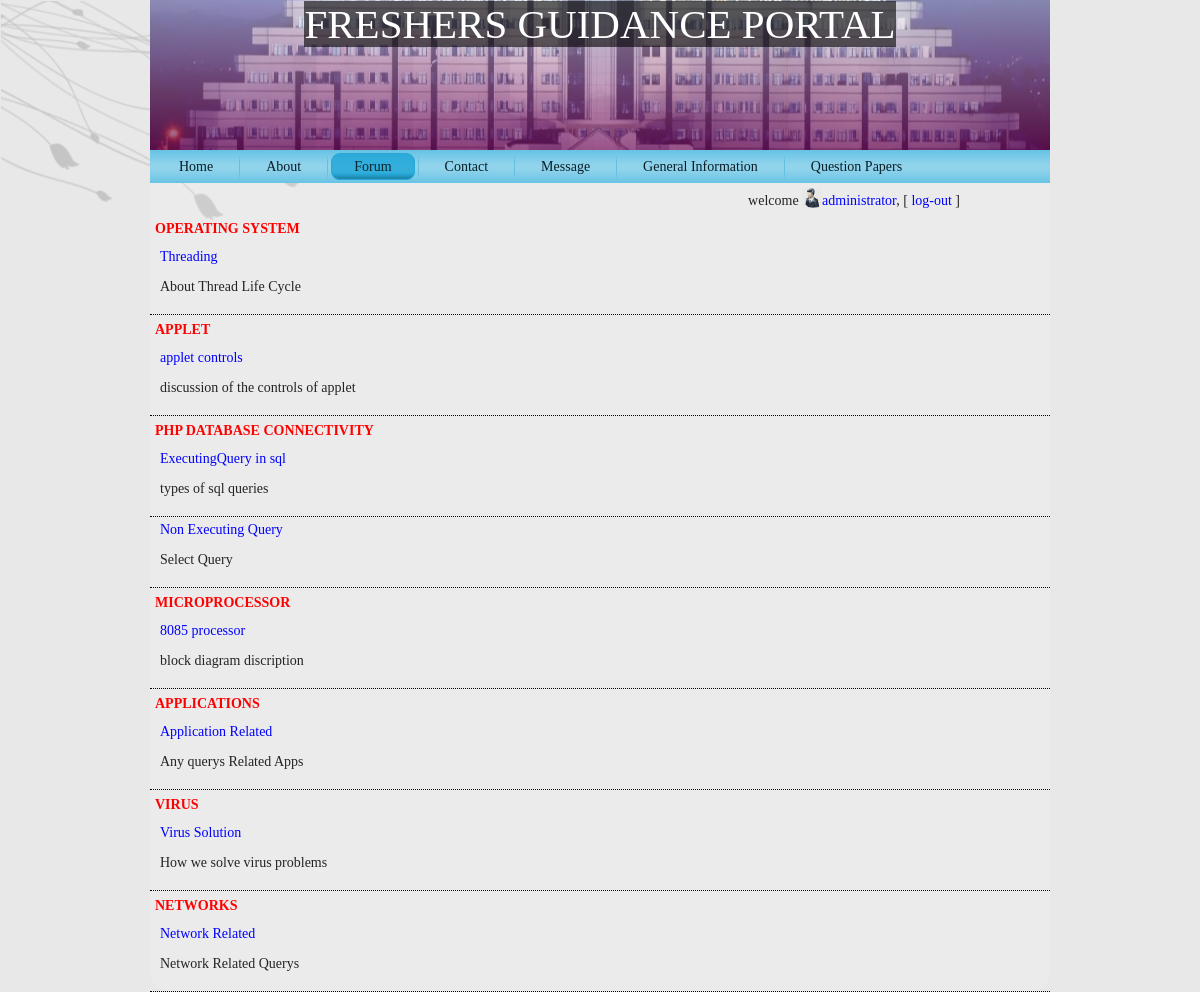
The page /forum.php (signed in) on the database its author committed.
### tables this page shows
CREATE TABLE IF NOT EXISTS `topic` (
  `topic_id` int(11) NOT NULL AUTO_INCREMENT,
  `topic_name` varchar(50) NOT NULL,
  `topic_type` varchar(50) NOT NULL,
  PRIMARY KEY (`topic_id`)
);

CREATE TABLE IF NOT EXISTS `subtopic` (
  `subtopic_id` int(11) NOT NULL AUTO_INCREMENT,
  `subtopic_name` varchar(50) NOT NULL,
  `subtopic_description` varchar(500) NOT NULL,
  `s_status` varchar(20) NOT NULL,
  `topic_id` int(11) NOT NULL,
  PRIMARY KEY (`subtopic_id`)
);

### utility.php (called while the page is built, shortened)
<?php
	function ExecuteQuery ($SQL)
	{
		$rows = mysql_query ($SQL);
		return $rows;
	}
?>

### forum.php (the view, shortened to what this page needs)
<?php session_start();
 require("header.php");
 require("checkUser.php");
 ?>
<?php
	$topic = ExecuteQuery ("SELECT * FROM topic");
	while ($r1 = mysql_fetch_array($topic))
	{
			echo "<div class='heading'>$r1[topic_name]</div>";
			$stopic = ExecuteQuery ("SELECT * FROM subtopic WHERE topic_id=$r1[topic_id]");
			while ($r2 = mysql_fetch_array ($stopic) )
			{
				echo "<div class='box'>";
				echo "<div class='sub-heading'>
						<a href='questions.php?id=$r2[subtopic_id]'> $r2[subtopic_name]</a>
					</div>";
				echo "<p>$r2[subtopic_description]</p>";
				echo "</div>";
			}
	}
?>

### res/style.css (style rules this page uses)
.heading { color:red; font-weight: bold; padding: 5px; line-height:20px; text-transform:uppercase; background-image: url('images/BlockHeader.png'); }
.sub-heading { color:#00F; }
.box { border-bottom: 1px dotted black; padding: 5px 10px 5px 10px; }
.sub-heading a { color:#00F; text-decoration: none; }
body { margin: 0 auto; padding: 0; background-color: #E8E8E8; }
body { font-family: Georgia, "Times New Roman", Times, Serif; font-size: 14px; color: #242424; }
a { font-family: Georgia, "Times New Roman", Times, Serif; text-decoration: none; color: #186C8B; }
a:link { font-family: Georgia, "Times New Roman", Times, Serif; text-decoration: none; color: blue; }

### rows shown on the page
topic: topic_name "OPERATING SYSTEM"
subtopic: subtopic_name "Threading", subtopic_description "About Thread Life Cycle"
topic: topic_name "APPLET"
subtopic: subtopic_name "applet controls", subtopic_description "discussion of the controls of applet"
topic: topic_name "PHP DATABASE CONNECTIVITY"
subtopic: subtopic_name "ExecutingQuery in sql", subtopic_description "types of sql queries"
subtopic: subtopic_name "Non Executing Query", subtopic_description "Select Query"
topic: topic_name "MICROPROCESSOR"
subtopic: subtopic_name "8085 processor", subtopic_description "block diagram discription"
topic: topic_name "APPLICATIONS"
subtopic: subtopic_name "Application Related", subtopic_description "Any querys Related Apps"
topic: topic_name "VIRUS"
subtopic: subtopic_name "Virus Solution", subtopic_description "How we solve virus problems"
topic: topic_name "NETWORKS"
subtopic: subtopic_name "Network Related", subtopic_description "Network Related Querys"

### other values the page prints
$_SESSION["fn"] "administrator"
